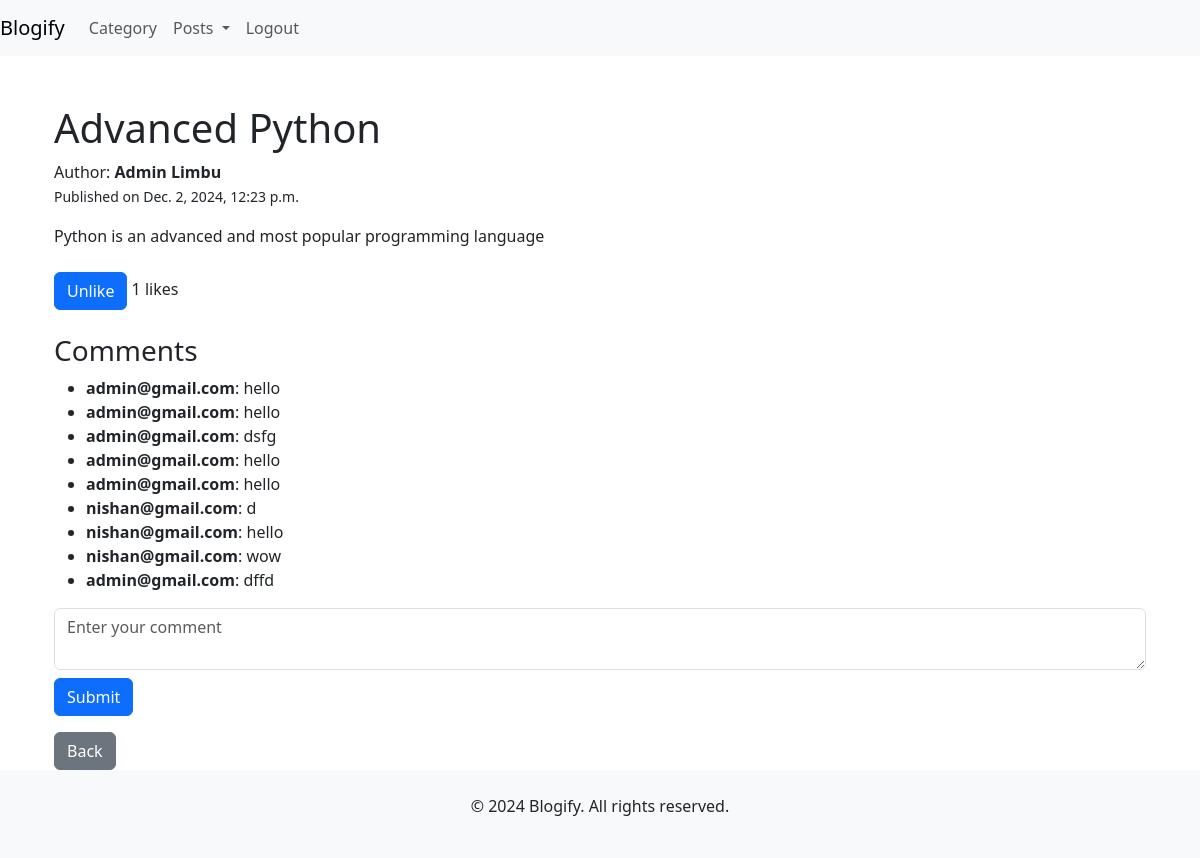
Page /Users/post/1/ (signed in) on the earlier database version.
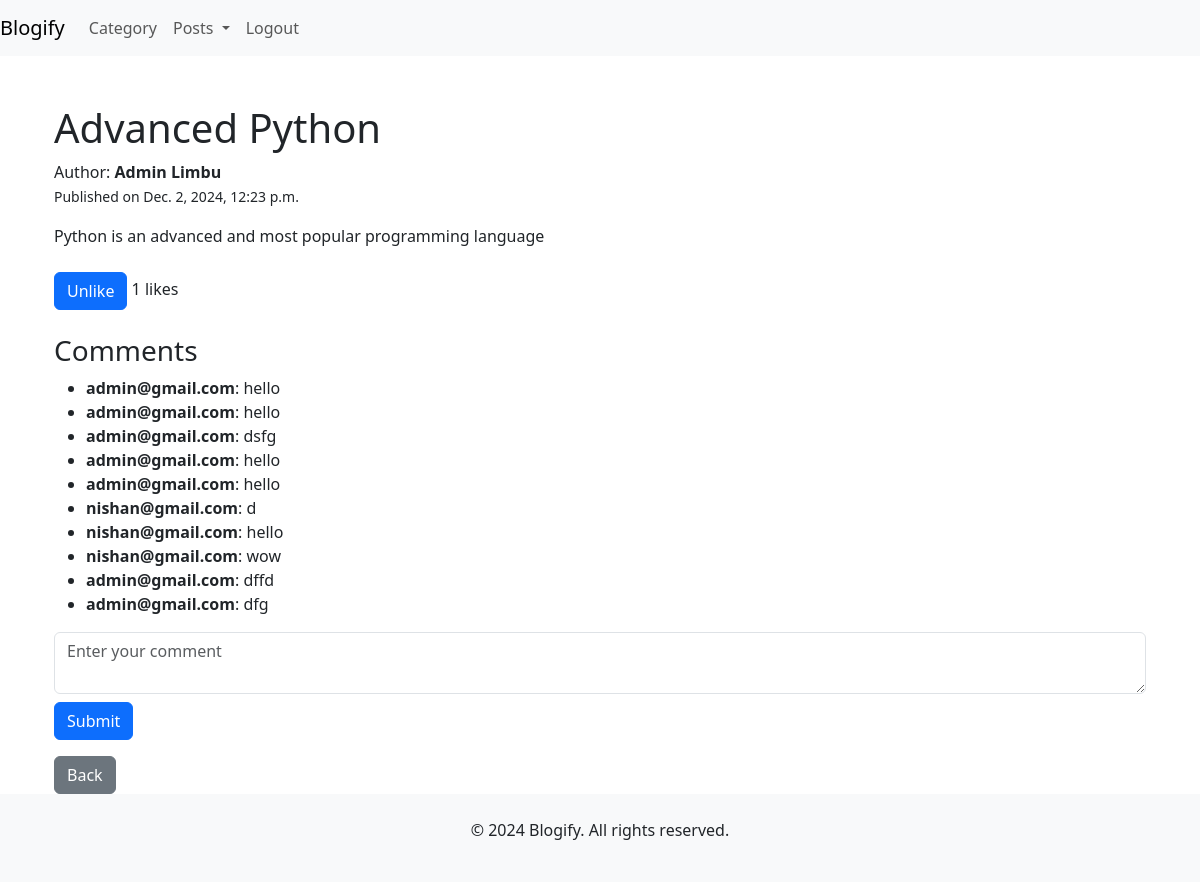
Same page on the later database version.
### blog/models.py (models this page shows, shortened)
class Comment(models.Model):
    post = models.ForeignKey(Post, related_name='comments', on_delete=models.CASCADE)
    author = models.CharField(max_length=100)
    content = models.TextField()
    created_at = models.DateTimeField(auto_now_add=True)
    updated_at = models.DateTimeField(auto_now=True)

### User/views.py (the view)
# urls.py: path('post/<int:post_id>/', views.UserPostDetails, name='user_post_detail'),
@login_required
def UserPostDetails(request, post_id):
    post = get_object_or_404(Post, id=post_id)
    if request.method == 'POST':
        content = request.POST.get('content')
        if content:
            Comment.objects.create(post=post, author=request.user, content=content)
    comments = post.comments.all()
    user_like = post.likes.filter(user=request.user, is_like=True).exists()
    like_count = post.likes.filter(is_like=True).count()
    return render(request, 'user/user_post_detail.html', {
        'post': post,
        'comments': comments,
        'user_like': user_like,
        'like_count': like_count,
    })

### User/templates/user/user_post_detail.html (shortened to what this page needs)
{% extends 'user/user_base.html' %}
{% block content %}
<div class="container mt-5">
    <h1>{{ post.title }}</h1>
    <p>Author: <b>{{post.author.first_name}} {{post.author.last_name}}</b><br>
        <small>Published on {{ post.created_at }}
        </small>
    </p>
    <div class="post-content">
        <p>{{ post.content }}</p>
    </div>
    <div class="mt-4">
        <button id="like-btn" class="btn {% if user_like %}btn-primary{% else %}btn-outline-primary{% endif %}">
            {% if user_like %}Unlike{% else %}Like{% endif %}
        </button>
        <span id="like-count">{{ like_count }} likes</span>
    </div>
    <div class="mt-4">
        <h3>Comments</h3>
        <ul id="comment-list">
            {% for comment in post.comments.all %}
                <li><strong>{{ comment.author }}</strong>: {{ comment.content }}</li>
            {% empty %}
                <li>No comments yet. Be the first to comment!</li>
            {% endfor %}
        </ul>
        <form id="comment-form">
            <textarea id="comment-text" class="form-control" placeholder="Enter your comment"></textarea>
            <button type="submit" class="btn btn-primary mt-2">Submit</button>
        </form>
    </div>
    <a href="{% url 'user_category_post' post.category.id %}" class="btn btn-secondary mt-3">Back</a>
</div>
{% endblock %}

Differences in the rows shown:
added Comment: author "admin@gmail.com", content "dfg"
